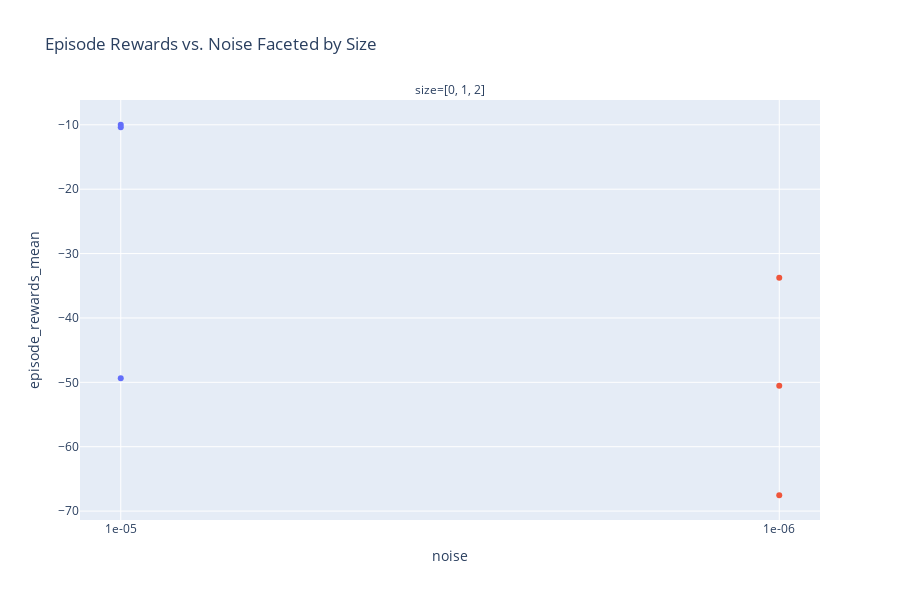

Source (notebook cell):
### Code cell
import plotly.express as px

# Define readable names for selected hyperparams
readable_names = {
    hyperparam_columns[0]: "noise",
    hyperparam_columns[1]: "size"
}

# Rename columns in a copy of the dataframe
plot_df = sub_df.rename(columns=readable_names)

# Assign new column names
x_col = "noise"
y_col = "episode_rewards_mean"
facet_col = "size"

# Plot
fig = px.scatter(
    plot_df,
    x=x_col,
    y=y_col,
    color="experiment_name",  # Optional: color by experiment
    facet_col=facet_col,
    title="Episode Rewards vs. Noise Faceted by Size",
    height=600
)

fig.update_layout(showlegend=False)
fig.show()

### Figure 1 — Plotly figure (JSON) as saved in the notebook; plotly's stock layout.template omitted (floating-point values rounded to 4 significant figures)
{"data": [{"hovertemplate": "experiment_name=0000_optim.args_.lr_1e-05__agent_params.args_.betas__0__1__2___agent_params.model_OpinionNetCommonAB__experiment_opinion_agent_dqn_fixed_steps<br>size=[0, 1, 2]<br>noise=%{x}<br>episode_rewards_mean=%{y}<extra></extra>", "legendgroup": "0000_optim.args_.lr_1e-05__agent_params.args_.betas__0__1__2___agent_params.model_OpinionNetCommonAB__experiment_opinion_agent_dqn_fixed_steps", "marker": {"color": "#636efa", "symbol": "circle"}, "mode": "markers", "name": "0000_optim.args_.lr_1e-05__agent_params.args_.betas__0__1__2___agent_params.model_OpinionNetCommonAB__experiment_opinion_agent_dqn_fixed_steps", "orientation": "v", "showlegend": true, "type": "scatter", "x": ["1e-05", "1e-05", "1e-05"], "xaxis": "x", "y": [-49.37, -9.99, -10.37], "yaxis": "y"}, {"hovertemplate": "experiment_name=0001_optim.args_.lr_1e-06__agent_params.args_.betas__0__1__2___agent_params.model_OpinionNetCommonAB__experiment_opinion_agent_dqn_fixed_steps<br>size=[0, 1, 2]<br>noise=%{x}<br>episode_rewards_mean=%{y}<extra></extra>", "legendgroup": "0001_optim.args_.lr_1e-06__agent_params.args_.betas__0__1__2___agent_params.model_OpinionNetCommonAB__experiment_opinion_agent_dqn_fixed_steps", "marker": {"color": "#EF553B", "symbol": "circle"}, "mode": "markers", "name": "0001_optim.args_.lr_1e-06__agent_params.args_.betas__0__1__2___agent_params.model_OpinionNetCommonAB__experiment_opinion_agent_dqn_fixed_steps", "orientation": "v", "showlegend": true, "type": "scatter", "x": ["1e-06", "1e-06", "1e-06"], "xaxis": "x", "y": [-67.54, -33.75, -50.52], "yaxis": "y"}], "layout": {"annotations": [{"font": {}, "showarrow": false, "text": "size=[0, 1, 2]", "x": 0.5, "xanchor": "center", "xref": "paper", "y": 1, "yanchor": "bottom", "yref": "paper"}], "height": 600, "legend": {"title": {"text": "experiment_name"}, "tracegroupgap": 0}, "showlegend": false, "title": {"text": "Episode Rewards vs. Noise Faceted by Size"}, "xaxis": {"anchor": "y", "domain": [0, 1], "title": {"text": "noise"}}, "yaxis": {"anchor": "x", "domain": [0, 1], "title": {"text": "episode_rewards_mean"}}}}
